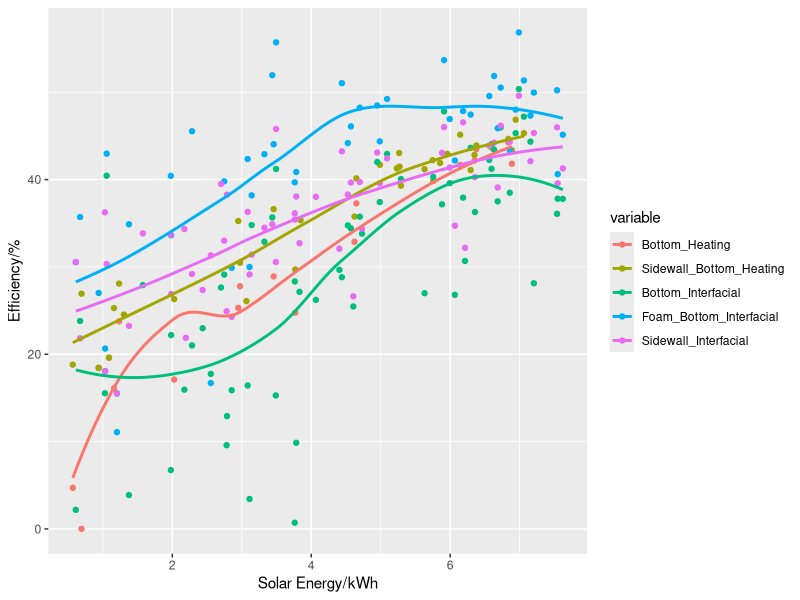
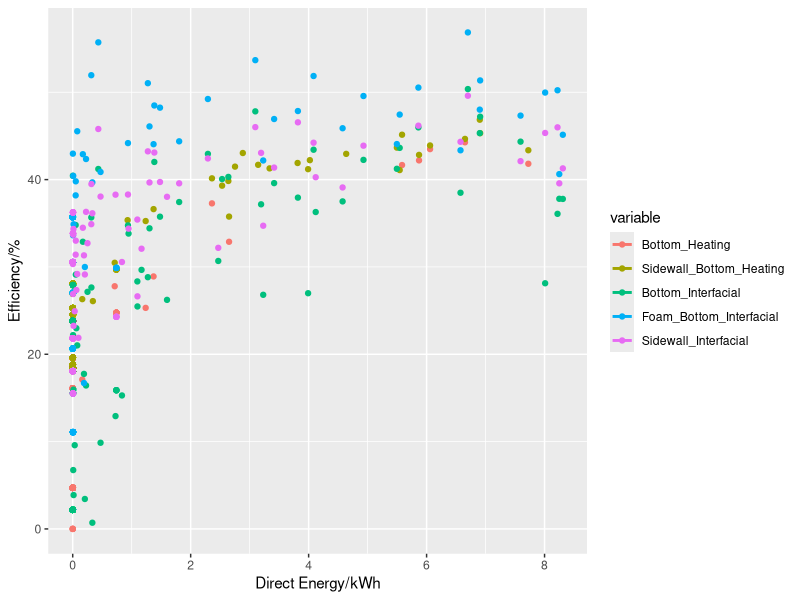
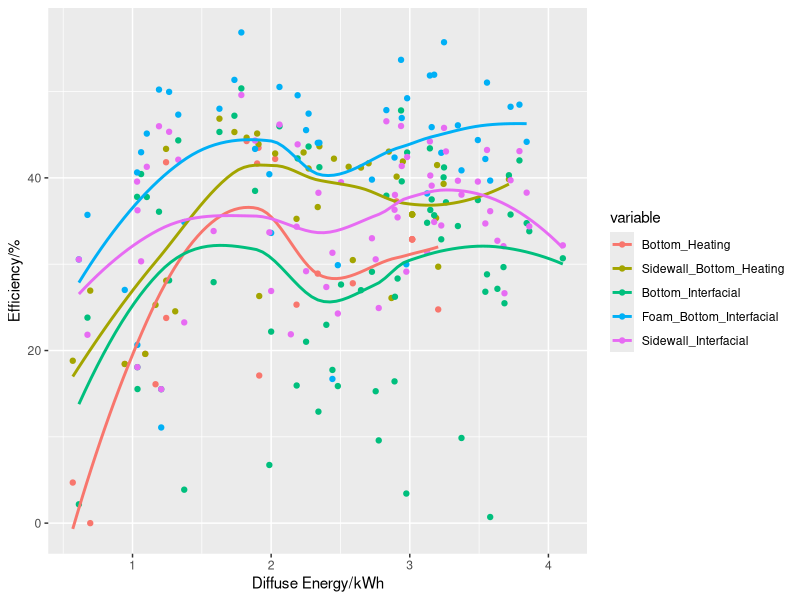
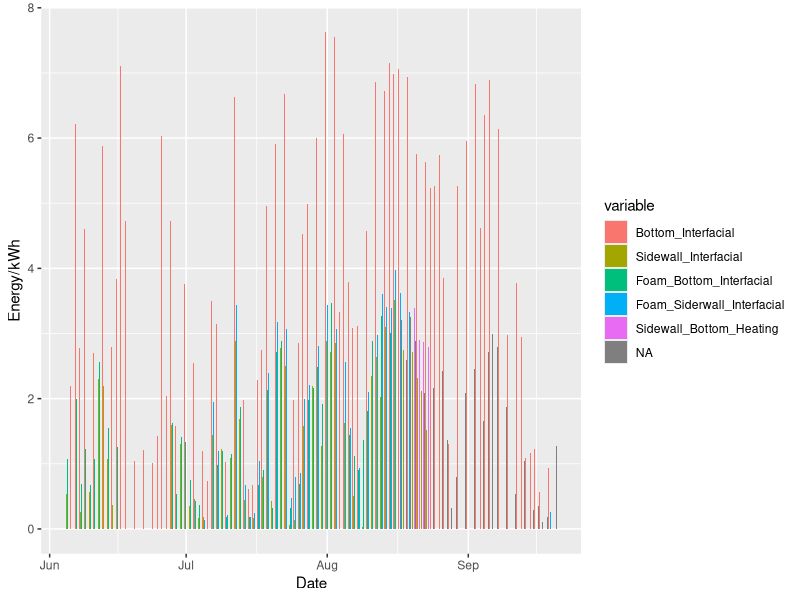
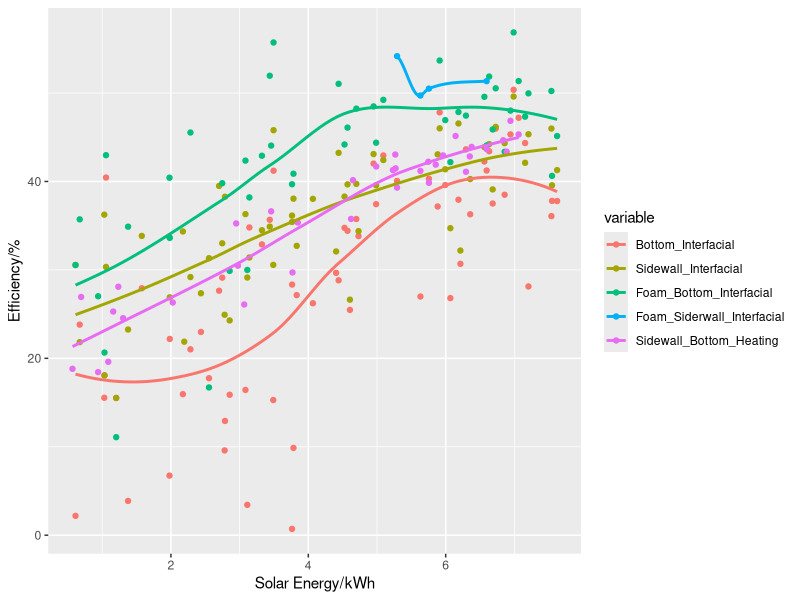
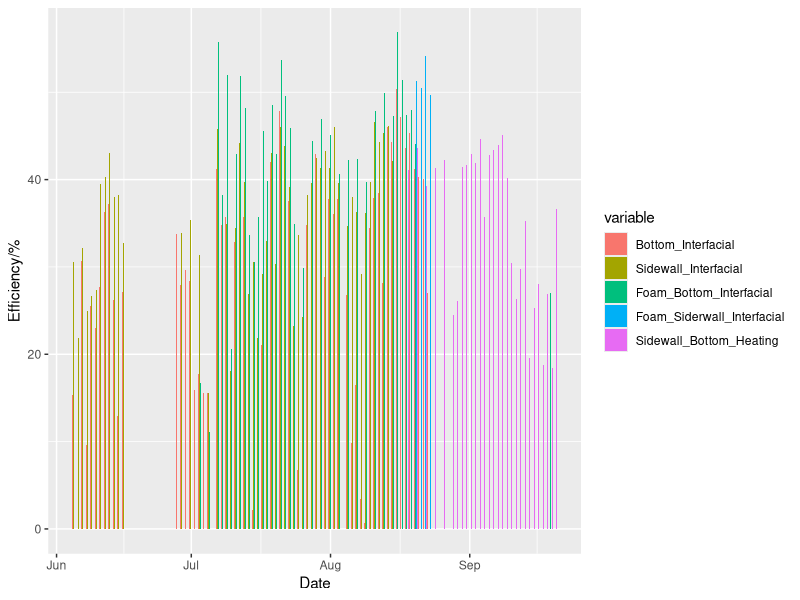

The R script that drew these images, in order:
setwd("D:/R/Solar Still")
library(lubridate)
Still_BottomInter <- read.csv(file = "Bottom Interfacial Solar Still Daily Water Production.csv", header = TRUE, stringsAsFactors = FALSE)
Still_SidewallInter <- read.csv(file = "Sidewall Interfacial Solar Still Daily Water Production.csv", header = TRUE, stringsAsFactors = FALSE)
Still_FoamBottomInter <- read.csv(file = "Foam Bottom Interfacial Solar Still Daily Water Production.csv", header = TRUE, stringsAsFactors = FALSE)
Still_BottomHeat <- read.csv(file = "Bottom Heating Solar Still Daily Water Production.csv", header = TRUE, stringsAsFactors = FALSE)
Still_SidewallHeat <- read.csv(file = "Sidewall Bottom Heating Solar Still Daily Water Production.csv", header = TRUE, stringsAsFactors = FALSE)

library(dplyr)
WaterProduction_Energy <- Still_BottomHeat[, c("TIMESTAMP", "Global_Energy_Tot", "Water_Energy")] %>% 
  full_join(Still_SidewallHeat[, c("TIMESTAMP", "Water_Energy")], by = "TIMESTAMP") %>% 
  full_join(Still_BottomInter[, c("TIMESTAMP", "Water_Energy")], by = "TIMESTAMP") %>% 
  full_join(Still_FoamBottomInter[, c("TIMESTAMP", "Water_Energy")], by = "TIMESTAMP") %>% 
  full_join(Still_SidewallInter[, c("TIMESTAMP", "Water_Energy")], by = "TIMESTAMP")
names(WaterProduction_Energy) <- c("Date", "SolarEnergy", "Bottom_Heating", "Sidewall_Bottom_Heating", "Bottom_Interfacial", "Foam_Bottom_Interfacial", "Sidewall_Interfacial")
WaterProduction_Efficiency <- Still_BottomHeat[, c("TIMESTAMP", "Global_Efficiency")] %>% 
  full_join(Still_SidewallHeat[, c("TIMESTAMP", "Global_Efficiency")], by = "TIMESTAMP") %>% 
  full_join(Still_BottomInter[, c("TIMESTAMP", "Global_Efficiency")], by = "TIMESTAMP") %>% 
  full_join(Still_FoamBottomInter[, c("TIMESTAMP", "Global_Efficiency")], by = "TIMESTAMP") %>% 
  full_join(Still_SidewallInter[, c("TIMESTAMP", "Global_Efficiency")], by = "TIMESTAMP")
names(WaterProduction_Efficiency) <- c("Date", "Bottom_Heating", "Sidewall_Bottom_Heating", "Bottom_Interfacial", "Foam_Bottom_Interfacial", "Sidewall_Interfacial")
write.csv(WaterProduction_Efficiency, file = "Water Efficiency.csv")
Solar_Efficiency <- Still_BottomHeat[, c("Global_Energy_Tot", "Global_Efficiency")] %>% 
  full_join(Still_SidewallHeat[, c("Global_Energy_Tot", "Global_Efficiency")], by = "Global_Energy_Tot") %>% 
  full_join(Still_BottomInter[, c("Global_Energy_Tot", "Global_Efficiency")], by = "Global_Energy_Tot") %>% 
  full_join(Still_FoamBottomInter[, c("Global_Energy_Tot", "Global_Efficiency")], by = "Global_Energy_Tot") %>% 
  full_join(Still_SidewallInter[, c("Global_Energy_Tot", "Global_Efficiency")], by = "Global_Energy_Tot")
names(Solar_Efficiency) <- c("Solar_Energy", "Bottom_Heating", "Sidewall_Bottom_Heating", "Bottom_Interfacial", "Foam_Bottom_Interfacial", "Sidewall_Interfacial")

Direct_Efficiency <- Still_BottomHeat[, c("Direct_Energy_Tot", "Global_Efficiency")] %>% 
  full_join(Still_SidewallHeat[, c("Direct_Energy_Tot", "Global_Efficiency")], by = "Direct_Energy_Tot") %>% 
  full_join(Still_BottomInter[, c("Direct_Energy_Tot", "Global_Efficiency")], by = "Direct_Energy_Tot") %>% 
  full_join(Still_FoamBottomInter[, c("Direct_Energy_Tot", "Global_Efficiency")], by = "Direct_Energy_Tot") %>% 
  full_join(Still_SidewallInter[, c("Direct_Energy_Tot", "Global_Efficiency")], by = "Direct_Energy_Tot")
names(Direct_Efficiency) <- c("Direct_Energy", "Bottom_Heating", "Sidewall_Bottom_Heating", "Bottom_Interfacial", "Foam_Bottom_Interfacial", "Sidewall_Interfacial")
Diffuse_Efficiency <- Still_BottomHeat[, c("Diffuse_Energy_Tot", "Global_Efficiency")] %>% 
  full_join(Still_SidewallHeat[, c("Diffuse_Energy_Tot", "Global_Efficiency")], by = "Diffuse_Energy_Tot") %>% 
  full_join(Still_BottomInter[, c("Diffuse_Energy_Tot", "Global_Efficiency")], by = "Diffuse_Energy_Tot") %>% 
  full_join(Still_FoamBottomInter[, c("Diffuse_Energy_Tot", "Global_Efficiency")], by = "Diffuse_Energy_Tot") %>% 
  full_join(Still_SidewallInter[, c("Diffuse_Energy_Tot", "Global_Efficiency")], by = "Diffuse_Energy_Tot")
names(Diffuse_Efficiency) <- c("Diffuse_Energy", "Bottom_Heating", "Sidewall_Bottom_Heating", "Bottom_Interfacial", "Foam_Bottom_Interfacial", "Sidewall_Interfacial")

library(reshape2)
Water_Energy <- melt(WaterProduction_Energy, id = "Date")
Water_Energy$Date <- ymd(Water_Energy$Date)
Water_Eff <- melt(WaterProduction_Efficiency, id = "Date")
Water_Eff$Date <- ymd(Water_Eff$Date)
Solar_Eff <- melt(Solar_Efficiency, id = "Solar_Energy")
Direct_Eff <- melt(Direct_Efficiency, id = "Direct_Energy")
Diffuse_Eff <- melt(Diffuse_Efficiency, id = "Diffuse_Energy")


library(ggplot2)
##g <- ggplot(Water_Energy, aes(Date, value, fill = variable))
##g + geom_bar(stat = 'identity', position='dodge') + labs(x = "Date", y = "Energy/kWh") 
SolarEff <- ggplot(Solar_Eff, aes(Solar_Energy, value*100, color = variable))
SolarEff + geom_point() + labs(x = "Solar Energy/kWh", y = "Efficiency/%") + geom_smooth(method="loess",se=FALSE)
DirectEff <- ggplot(Direct_Eff, aes(Direct_Energy, value*100, color = variable))
DirectEff + geom_point() + labs(x = "Direct Energy/kWh", y = "Efficiency/%") + geom_smooth(method="loess",se=FALSE)
DiffuseEff <- ggplot(Diffuse_Eff, aes(Diffuse_Energy, value*100, color = variable))
DiffuseEff + geom_point() + labs(x = "Diffuse Energy/kWh", y = "Efficiency/%") + geom_smooth(method="loess",se=FALSE)
##q <- ggplot(Water_Eff, aes(Date, value*100, fill = variable))
##q + geom_bar(stat = 'identity', position='dodge') + labs(x = "Date", y = "Efficiency/%") 









##With SidewallInter



setwd("D:/R/Solar Still")
library(lubridate)
Still_BottomInter <- read.csv(file = "Bottom Interfacial Solar Still Daily Water Production.csv", header = TRUE, stringsAsFactors = FALSE)
Still_SidewallInter <- read.csv(file = "Sidewall Interfacial Solar Still Daily Water Production.csv", header = TRUE, stringsAsFactors = FALSE)
Still_FoamBottomInter <- read.csv(file = "Foam Bottom Interfacial Solar Still Daily Water Production.csv", header = TRUE, stringsAsFactors = FALSE)
Still_FoamSidewallInter <- read.csv(file = "Foam Sidewall Interfacial Solar Still Daily Water Production.csv", header = TRUE, stringsAsFactors = FALSE)
Still_SidewallHeat <- read.csv(file = "Sidewall Bottom Heating Solar Still Daily Water Production.csv", header = TRUE, stringsAsFactors = FALSE)

WaterProduction_Energy <- merge(merge(merge(merge(Still_BottomInter[, c("TIMESTAMP", "Global_Energy_Tot", "Water_Energy")], Still_SidewallInter[, c("TIMESTAMP", "Water_Energy")], by = "TIMESTAMP", all = TRUE), Still_FoamBottomInter[, c("TIMESTAMP", "Water_Energy")], by = "TIMESTAMP", all = TRUE), Still_FoamSidewallInter[, c("TIMESTAMP", "Water_Energy")], by = "TIMESTAMP", all = TRUE), Still_SidewallHeat[, c("TIMESTAMP", "Water_Energy")], by = "TIMESTAMP", all = TRUE)
names(WaterProduction_Energy) <- c("Date", "Bottom_Interfacial", "Sidewall_Interfacial", "Foam_Bottom_Interfacial", "Foam_Siderwall_Interfacial", "Sidewall_Bottom_Heating")
WaterProduction_Efficiency <- merge(merge(merge(merge(Still_BottomInter[, c("TIMESTAMP", "Global_Efficiency")], Still_SidewallInter[, c("TIMESTAMP", "Global_Efficiency")], by = "TIMESTAMP", all = TRUE), Still_FoamBottomInter[, c("TIMESTAMP", "Global_Efficiency")], by = "TIMESTAMP", all = TRUE), Still_FoamSidewallInter[, c("TIMESTAMP", "Global_Efficiency")], by = "TIMESTAMP", all = TRUE), Still_SidewallHeat[, c("TIMESTAMP", "Global_Efficiency")], by = "TIMESTAMP", all = TRUE)
names(WaterProduction_Efficiency) <- c("Date", "Bottom_Interfacial", "Sidewall_Interfacial", "Foam_Bottom_Interfacial", "Foam_Siderwall_Interfacial", "Sidewall_Bottom_Heating")
write.csv(WaterProduction_Efficiency, file = "Water Efficiency.csv")
Solar_Efficiency <- merge(merge(merge(merge(Still_BottomInter[, c("Global_Energy_Tot", "Global_Efficiency")], Still_SidewallInter[, c("Global_Energy_Tot", "Global_Efficiency")], by = "Global_Energy_Tot", all = TRUE), Still_FoamBottomInter[, c("Global_Energy_Tot", "Global_Efficiency")], by = "Global_Energy_Tot", all = TRUE), Still_FoamSidewallInter[, c("Global_Energy_Tot", "Global_Efficiency")], by = "Global_Energy_Tot", all = TRUE), Still_SidewallHeat[, c("Global_Energy_Tot", "Global_Efficiency")], by = "Global_Energy_Tot", all = TRUE)
names(Solar_Efficiency) <- c("Solar_Energy", "Bottom_Interfacial", "Sidewall_Interfacial", "Foam_Bottom_Interfacial", "Foam_Siderwall_Interfacial", "Sidewall_Bottom_Heating")

library(reshape2)
Water_Energy <- melt(WaterProduction_Energy, id = "Date")
Water_Energy$Date <- ymd(Water_Energy$Date)
Water_Eff <- melt(WaterProduction_Efficiency, id = "Date")
Water_Eff$Date <- ymd(Water_Eff$Date)
Solar_Eff <- melt(Solar_Efficiency, id = "Solar_Energy")



library(ggplot2)
g <- ggplot(Water_Energy, aes(Date, value, fill = variable))
g + geom_bar(stat = 'identity', position='dodge') + labs(x = "Date", y = "Energy/kWh") 
p <- ggplot(Solar_Eff, aes(Solar_Energy, value*100, color = variable))
p + geom_point() + labs(x = "Solar Energy/kWh", y = "Efficiency/%") + geom_smooth(method="loess",se=FALSE)
q <- ggplot(Water_Eff, aes(Date, value*100, fill = variable))
q + geom_bar(stat = 'identity', position='dodge') + labs(x = "Date", y = "Efficiency/%") 
